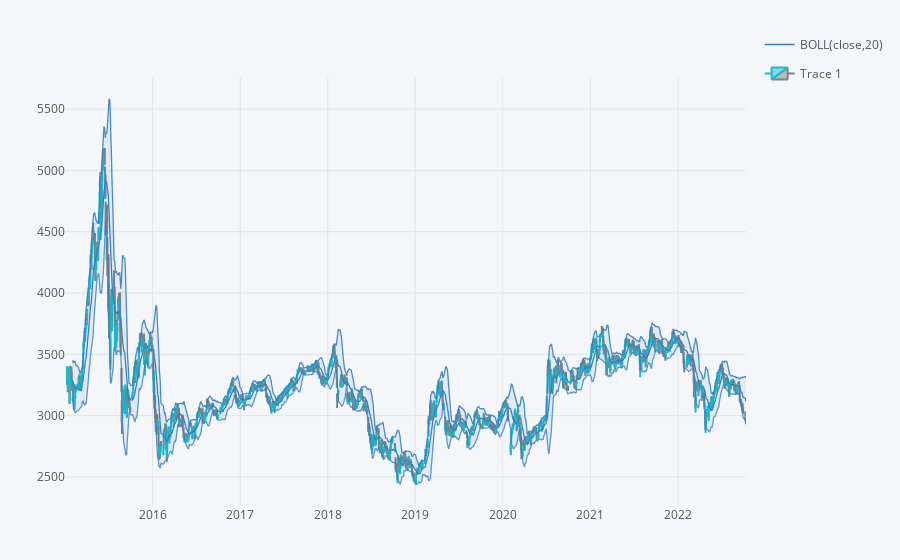

Here is the notebook cell this chart was saved with:
### Code cell
import cufflinks as cf
pipi=cf.QuantFig(df)
pipi.add_bollinger_bands()
pipi.iplot()

### Figure 1 — Plotly figure (JSON) as saved in the notebook; plotly's stock layout.template omitted (floating-point values rounded to 4 significant figures; data arrays with more than 128 entries replaced by an {"elided": "..."} marker saying what was removed)
{"data": [{"legendgroup": "BOLL(close,20)", "line": {"color": "rgba(55, 128, 191, 1.0)", "dash": "solid", "shape": "linear", "width": 1.3}, "mode": "lines", "name": "BOLL(close,20)", "showlegend": true, "text": "", "type": "scatter", "x": {"elided": "1890 str values"}, "y": {"elided": "1890 mixed values"}, "yaxis": "y2"}, {"legendgroup": "BOLL(close,20)", "line": {"color": "rgba(55, 128, 191, 0.8999999999999999)", "dash": "solid", "shape": "linear", "width": 1.3}, "mode": "lines", "name": "UPPER(close,20)", "showlegend": false, "text": "", "type": "scatter", "x": {"elided": "1890 str values"}, "y": {"elided": "1890 mixed values"}, "yaxis": "y2"}, {"fill": "tonexty", "fillcolor": "rgba(55, 128, 191, 0.1)", "legendgroup": "BOLL(close,20)", "line": {"color": "rgba(55, 128, 191, 0.7999999999999998)", "dash": "solid", "shape": "linear", "width": 1.3}, "mode": "lines", "name": "LOWER(close,20)", "showlegend": false, "text": "", "type": "scatter", "x": {"elided": "1890 str values"}, "y": {"elided": "1890 mixed values"}, "yaxis": "y2"}, {"close": {"elided": "1890 float values"}, "decreasing": {"line": {"color": "#808080"}}, "high": {"elided": "1890 float values"}, "increasing": {"line": {"color": "#17BECF"}}, "low": {"elided": "1890 float values"}, "name": "Trace 1", "open": {"elided": "1890 float values"}, "showlegend": true, "type": "candlestick", "x": {"elided": "1890 str values"}, "yaxis": "y2"}], "layout": {"legend": {"bgcolor": "#F5F6F9", "font": {"color": "#4D5663"}}, "margin": {"b": 30, "l": 30, "r": 30, "t": 30}, "paper_bgcolor": "#F5F6F9", "plot_bgcolor": "#F5F6F9", "showlegend": true, "title": {"font": {"color": "#4D5663"}}, "xaxis": {"anchor": "y2", "gridcolor": "#E1E5ED", "rangeselector": {"bgcolor": "rgba(150, 200, 250, 1)", "buttons": [{"count": 1, "label": "1m", "step": "month", "stepmode": "backward"}, {"count": 1, "label": "1y", "step": "year", "stepmode": "backward"}], "font": {"size": 13}, "visible": false, "x": 0, "y": 0.9}, "rangeslider": {"visible": false}, "showgrid": true, "tickfont": {"color": "#4D5663"}, "title": {"font": {"color": "#4D5663"}, "text": ""}, "zerolinecolor": "#E1E5ED"}, "yaxis": {"gridcolor": "#E1E5ED", "showgrid": true, "showticklabels": false, "tickfont": {"color": "#4D5663"}, "title": {"font": {"color": "#4D5663"}, "text": ""}, "zerolinecolor": "#E1E5ED"}, "yaxis2": {"domain": [0, 0.9], "gridcolor": "#E1E5ED", "showgrid": true, "tickfont": {"color": "#4D5663"}, "title": {"font": {"color": "#4D5663"}, "text": ""}, "zerolinecolor": "#E1E5ED"}}}
